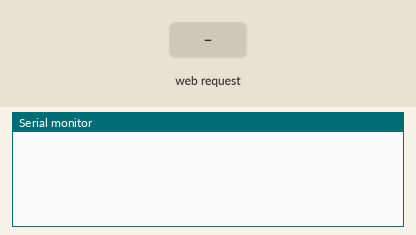
This sketch was run on a simulated Arduino Uno, built with avr-gcc and run on an emulated ATmega328P. Shown: the last lines printed to the serial monitor. Inputs (shaded band) come from the test bench. WiFi joins after 1.5 s; servers stay silent unless stated.

Above: at 2.7 s.
2.8 s: HTTP request GET /SSS received
At 3.5 s:
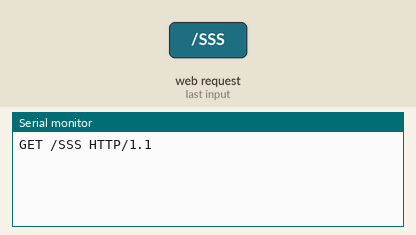
4.3 s: HTTP request GET /SSU received
At 5.8 s:
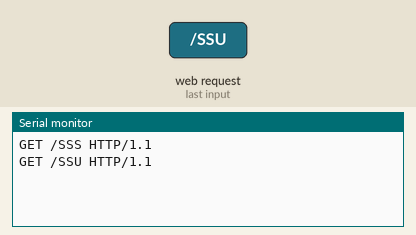

The sketch:

KL_Interface.ino
```cpp
/*
 created : 16 Dec 2014 by Graeme Pinnock
 modified: 17,22,23,28,30 Dec 2014
           21             Jan 2015
           by Graeme Pinnock
*/

//Required for Ethernet Shield
#include <SPI.h>
#include <Ethernet.h>

// Mac address below is mapped to "arduino1" by my DHCP server.
// It is the mac supplied with the hardware.
byte mac[] = { 0x90, 0xA2, 0xDA, 0x0D, 0xC0, 0x2F };

// Initialize the Ethernet server library - port 32000
EthernetServer server(32000);

// run once
void setup() {
  // start the Ethernet connection (This can take 30 seconds!) :
  if (Ethernet.begin(mac) == 0) {
//    Serial.println("DHCP Failed");
    // no point in carrying on, so do nothing forevermore:
    // IDEA: Flash Status LED to show error
    for(;;)
      ;
  }

  // Start the TCP/IP server:
  server.begin();
  // announce IP address the server is running on
//  Serial.print("ServerIP ");
//  Serial.println(Ethernet.localIP());

  // Open serial communications
  Serial.begin(57600);

  // Clear serial buffer
  clearSerialBuffer() ;
}

void loop() {
  // wait for clients to connect
  EthernetClient client = server.available();

  if (client) {
//    Serial.print("<- new client ->");
//    ++reqcount ;
//    Serial.println (reqcount) ;

    String commandLine = "" ;

    // while the client is connected to us
    while (client.connected()) {
      // and there is data in the buffer
      if (client.available()) {
        // read the data one character at a time
        char c = client.read();
        // and echo it to the serial monitor
//        Serial.write(c);
        // so you can send a reply
        if (c == '\n' ) {
          // send a response
          if (commandLine == "SSS") {
            client.println ("Volts:12.0 Temp:24.6C");
          } else if (commandLine == "SSU") {
            client.print   ("Arduino2 PINGed Arduino1 which replied : ") ;
            client.println(getSerialResponse("PING")) ;
          } else {
            client.print   ("Arduino2 passed: '");
            client.print   (commandLine);
            client.print   ("' to Arduino1, which responded: '");
            client.print   (getSerialResponse(commandLine)) ;
            client.println ("'");
          }
          commandLine = "" ;
          break ;
        }
        commandLine += c ;
      }
    }
    // give client time to receive the data
    delay(500);
    // close the client connection:
    client.stop();
    // Serial.println("<- Server stopped Client ->");
  }
}
String getSerialResponse(String commandLine) {
   Serial.println (commandLine);
   // send data only when you receive data:
     delay (500) ;
     String cmdResponse = "" ;
     while (Serial.available()) {
          char s = Serial.read();
          if (s == '\n' ) {
            return cmdResponse ;
          }
          cmdResponse += s ;
     }
     return "Timeout" ;
}

void clearSerialBuffer() {
     while (Serial.available()) {
          char s = Serial.read();
     }
}
```

Measured:
- after the input at 2.8 s, the serial monitor: prints a new line at once (image 1)
- after the input at 4.3 s, the serial monitor: prints a new line at once (image 2)
